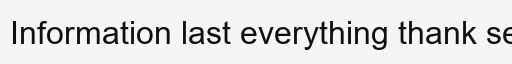
#> input picture scripts/ood_samples/ood_03.png, 512 x 64 px
$ python -i htr_features.py   (imports and definitions only)
#> lines starting #> are read from the running program, lines starting #| are printed output that depends on the picture; after the words box and inside, x2 and y2 are one past the last pixel; in counts of white or black regions, pixels touching at a corner belong together
"""
Online Feature Computation — HTR (Handwriting Text Recognition) Path

Computes features for real-time HTR inference at document upload time:
  1. Load a page image
  2. Detect handwritten regions (simple threshold-based detection)
  3. Crop each region
  4. Preprocess crops into model-ready feature arrays
  5. Output feature dict for each region

This module is integrate-able with the Paperless-ngx upload pipeline.
"""

import os
import io
import json
import logging
import uuid
import time
import random

import numpy as np
from PIL import Image, ImageFilter, ImageOps, ImageDraw

# [1 line not run here, left out]
log = logging.getLogger(__name__)

# ── Config ─────────────────────────────────────
TARGET_HEIGHT = 128
MIN_REGION_WIDTH = 50
MIN_REGION_HEIGHT = 15
BINARIZATION_THRESHOLD = 180


class HTRFeaturePipeline:
    """
    Online feature computation for HTR.
    Takes a page image, detects handwritten regions, crops them,
    and produces model-ready feature arrays.
    """

    def __init__(self):
        log.info("HTR feature pipeline initialized")

    def detect_handwritten_regions(self, page_image: Image.Image) -> list[dict]:
        """
        Detect handwritten regions in a page image.

        Uses horizontal projection to find text lines:
        1. Convert to grayscale, binarize
        2. Project ink density per row
        3. Find contiguous ink-heavy rows → region bounding boxes
        4. Filter by minimum size

        In production, this would be replaced by a detection model.
        """
        gray = page_image.convert("L")
        arr = np.array(gray)

        binary = (arr < BINARIZATION_THRESHOLD).astype(np.uint8)
        h_proj = binary.sum(axis=1)

        regions = []
        in_region = False
        y_start = 0

        for y, count in enumerate(h_proj):
            if count > arr.shape[1] * 0.02 and not in_region:
                in_region = True
                y_start = y
            elif count <= arr.shape[1] * 0.01 and in_region:
                in_region = False
                if y - y_start >= MIN_REGION_HEIGHT:
                    region_slice = binary[y_start:y, :]
                    v_proj = region_slice.sum(axis=0)
                    x_coords = np.where(v_proj > 0)[0]
                    if len(x_coords) > 0:
                        x_start = max(0, x_coords[0] - 5)
                        x_end = min(arr.shape[1], x_coords[-1] + 5)
                        if x_end - x_start >= MIN_REGION_WIDTH:
                            regions.append({
                                "bbox": [int(x_start), int(y_start), int(x_end), int(y)],
                                "width": int(x_end - x_start),
                                "height": int(y - y_start),
                            })

        if in_region and arr.shape[0] - y_start >= MIN_REGION_HEIGHT:
            region_slice = binary[y_start:, :]
            v_proj = region_slice.sum(axis=0)
            x_coords = np.where(v_proj > 0)[0]
            if len(x_coords) > 0:
                x_start = max(0, x_coords[0] - 5)
                x_end = min(arr.shape[1], x_coords[-1] + 5)
                if x_end - x_start >= MIN_REGION_WIDTH:
                    regions.append({
                        "bbox": [int(x_start), int(y_start), int(x_end), int(arr.shape[0])],
                        "width": int(x_end - x_start),
                        "height": int(arr.shape[0] - y_start),
                    })

        log.info(f"Detected {len(regions)} handwritten regions")
        return regions

    def crop_region(self, page_image: Image.Image, bbox: list[int]) -> Image.Image:
        """Crop a region from the page image."""
        x1, y1, x2, y2 = bbox
        return page_image.crop((x1, y1, x2, y2))

    def preprocess_crop(self, crop: Image.Image) -> dict:
        """
        Preprocess a cropped handwriting region into model-ready features.

        Steps:
        1. Convert to grayscale
        2. Resize to fixed height (128px), maintaining aspect ratio
        3. Normalize pixel values to [-1, 1]
        4. Return array metadata (shape, stats)

        In production, the numpy array would be converted to a torch tensor
        and passed directly to the HTR model.
        """
        gray = crop.convert("L")

        w, h = gray.size
        aspect = w / h
        new_w = max(1, int(TARGET_HEIGHT * aspect))
        resized = gray.resize((new_w, TARGET_HEIGHT), Image.BILINEAR)

        # Normalize to [-1, 1] (same as Normalize(mean=0.5, std=0.5))
        arr = np.array(resized, dtype=np.float32) / 255.0
        arr = (arr - 0.5) / 0.5

        return {
            "array_shape": [1, arr.shape[0], arr.shape[1]],  # [C, H, W]
            "original_size": [w, h],
            "resized_size": [new_w, TARGET_HEIGHT],
            "pixel_mean": round(float(arr.mean()), 4),
            "pixel_std": round(float(arr.std()), 4),
        }

    def compute_features(self, page_image: Image.Image, document_id: str = None) -> dict:
        """
        Full online feature computation for one page.
        Returns a feature dict for each detected region.
        """
        start = time.time()

        if document_id is None:
            document_id = str(uuid.uuid4())

        page_w, page_h = page_image.size

        regions = self.detect_handwritten_regions(page_image)

        region_features = []
        for idx, region in enumerate(regions):
            region_id = str(uuid.uuid5(uuid.NAMESPACE_DNS, f"{document_id}:region:{idx}"))

            crop = self.crop_region(page_image, region["bbox"])
            features = self.preprocess_crop(crop)

            region_features.append({
                "region_id": region_id,
                "region_index": idx,
                "bbox": region["bbox"],
                "crop_width": region["width"],
                "crop_height": region["height"],
                "array_shape": features["array_shape"],
                "original_size": features["original_size"],
                "resized_size": features["resized_size"],
                "pixel_mean": features["pixel_mean"],
                "pixel_std": features["pixel_std"],
            })

        elapsed_ms = round((time.time() - start) * 1000, 1)

        output = {
            "document_id": document_id,
            "page_size": [page_w, page_h],
            "num_regions_detected": len(regions),
            "regions": region_features,
            "inference_time_ms": elapsed_ms,
        }

        return output


# [135 lines left out: functions draw_handwriting_stroke, create_sample_page, demo, not called in this run]


# [2 lines not run here, left out]

>>> from PIL import Image
>>> picture = Image.open('../scripts/ood_samples/ood_03.png')
#> picture is the input picture: PIL image 512x64 L; min 15, max 245, mean 221.8
>>> result = HTRFeaturePipeline().compute_features(picture)
#> in detect_handwritten_regions, `binary = (arr < BINARIZATION_THRESHOLD).astype(np.uint8)`:
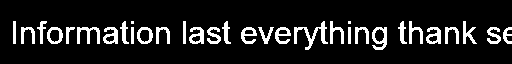
#> binary: shape (64, 512); values 0 (black) and 1 (white), 11.5% white; 32 white regions (2 under 20 px), largest, box (x1, y1, x2, y2) and area: (294, 21, 328, 50) 294, (372, 27, 387, 50) 190, (77, 27, 100, 44) 188
#> in detect_handwritten_regions, `h_proj = binary.sum(axis=1)`: h_proj = 64 values, max 293 at index 28, min 0 at index 0, mean 58.97
#> the loop in detect_handwritten_regions, `for y, count in enumerate(h_proj):` made 64 passes
#> (count, in_region, x_start, x_end) on pass 51: (0, False, 8, 512)
#> (count, in_region, y_start) on pass 22: (35, True, 21)
#> after the loop in detect_handwritten_regions, `for y, count in enumerate(h_proj):`:
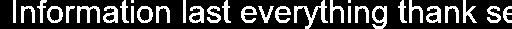
#> region_slice: shape (29, 512); values 0 (black) and 1 (white), 25.4% white; 32 white regions (2 under 20 px), largest, box (x1, y1, x2, y2) and area: (294, 0, 328, 29) 294, (372, 6, 387, 29) 190, (77, 6, 100, 23) 188
#> after the loop in detect_handwritten_regions, `for y, count in enumerate(h_proj):`: in_region = False; regions = 1 item; v_proj = 512 values, max 23 at index 13, min 0 at index 0, mean 7.37; x_coords = 390 values from 13 to 511; x_end = 512; x_start = 8; y_start = 21
#> in compute_features, `regions = self.detect_handwritten_regions(page_image)`: regions = 1 item
#> the loop in compute_features, `for idx, region in enumerate(regions):` made 1 pass
#> (region_id, x1 in crop_region, y1 in crop_region, x2 in crop_region, y2 in crop_region, w in preprocess_crop, h in preprocess_crop, aspect in preprocess_crop) on pass 1: ('d9bd2f6a-93a8-52ca-b8ef-d155b0ab9644', 8, 21, 512, 50, 504, 29, 17.38)
#> pass 1, in compute_features, `crop = self.crop_region(page_image, region["bbox"])`:
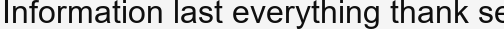
#> crop: PIL image 504x29 L; min 15, max 245, mean 192.9
#> pass 1, in preprocess_crop, `resized = gray.resize((new_w, TARGET_HEIGHT), Image.BILINEAR)`:
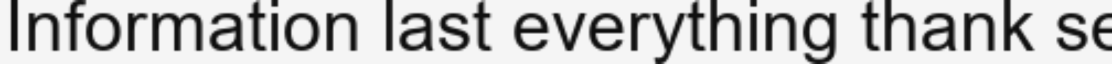
#> resized: PIL image 2224x128 L (shown at 1/2 size); min 15, max 245, mean 192.9
#> result = 5 items

$ run again, on scripts/ood_samples/ood_07.png
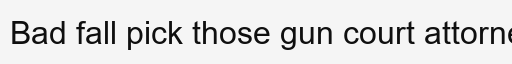
#> input picture scripts/ood_samples/ood_07.png, 512 x 64 px
#> picture is the input picture: PIL image 512x64 L; min 15, max 245, mean 222
#> in detect_handwritten_regions, `binary = (arr < BINARIZATION_THRESHOLD).astype(np.uint8)`:
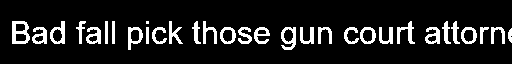
#> binary: shape (64, 512); values 0 (black) and 1 (white), 11.6% white; 31 white regions (1 under 20 px), largest, box (x1, y1, x2, y2) and area: (12, 21, 30, 44) 245, (281, 27, 296, 50) 190, (50, 21, 65, 44) 170
#> h_proj = 64 values, max 272 at index 28, min 0 at index 0, mean 59.44
#> the loop in detect_handwritten_regions, `for y, count in enumerate(h_proj):` made 64 passes
#> (count, in_region, x_start, x_end) on pass 51: (0, False, 7, 512)
#> after the loop in detect_handwritten_regions, `for y, count in enumerate(h_proj):`: in_region = False; regions = 1 item; v_proj = 512 values, max 23 at index 12, min 0 at index 0, mean 7.43; x_coords = 377 values from 12 to 511; x_end = 512; x_start = 7; y_start = 21
#> in compute_features, `regions = self.detect_handwritten_regions(page_image)`: regions = 1 item
#> the loop in compute_features, `for idx, region in enumerate(regions):` made 1 pass
#> (region_id, x1 in crop_region, y1 in crop_region, x2 in crop_region, y2 in crop_region, w in preprocess_crop, h in preprocess_crop, aspect in preprocess_crop) on pass 1: ('8339692d-ff6d-506a-8915-e781ef56e11e', 7, 21, 512, 50, 505, 29, 17.41)
#> pass 1, in preprocess_crop, `resized = gray.resize((new_w, TARGET_HEIGHT), Image.BILINEAR)`:
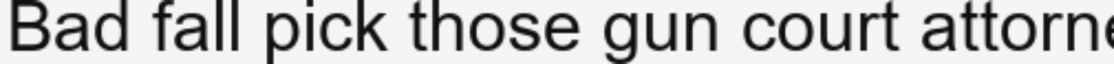
#> resized: PIL image 2228x128 L (shown at 1/2 size); min 15, max 245, mean 193.6
#> result = 5 items
